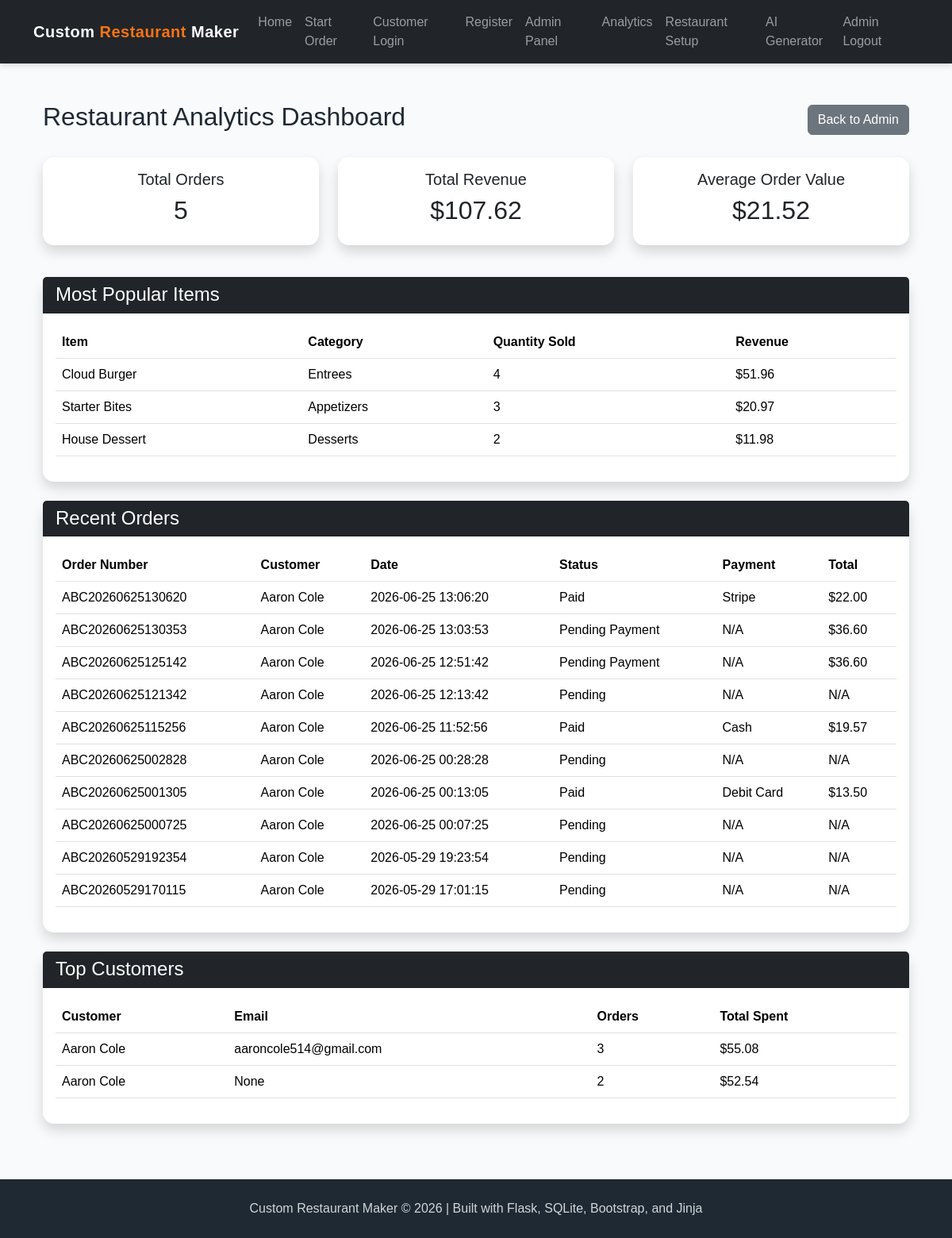
The app's page /admin/analytics (signed in) with its own data.
### app.py (models this page shows)
class Menu(db.Model):
    __tablename__ = "menu"
    menu_id = db.Column(db.Integer, primary_key=True)
    name = db.Column(db.String(150), nullable=False)
    category = db.Column(db.String(100), nullable=False)
    price = db.Column(db.Float, nullable=False)
    description = db.Column(db.Text)
    image_filename = db.Column(db.String(255))
    image_url = db.Column(db.Text)

class Order(db.Model):
    __tablename__ = "orders"
    order_id = db.Column(db.Integer, primary_key=True)
    customer_id = db.Column(db.Integer, db.ForeignKey("customers.customer_id"))
    order_number = db.Column(db.String(100), unique=True, nullable=False)
    date_time = db.Column(db.String(50))
    status = db.Column(db.String(50))
    payment_method = db.Column(db.String(50))
    total_amount = db.Column(db.Float)
    stripe_session_id = db.Column(db.String(255))
    stripe_payment_status = db.Column(db.String(100))

class Customer(db.Model):
    __tablename__ = "customers"
    customer_id = db.Column(db.Integer, primary_key=True)
    name = db.Column(db.String(100), nullable=False)
    street_address = db.Column(db.String(200))
    city = db.Column(db.String(100))
    state = db.Column(db.String(50))
    zip_code = db.Column(db.String(20))
    phone_number = db.Column(db.String(30))
    email = db.Column(db.String(150), unique=True)
    password_hash = db.Column(db.Text)
    created_at = db.Column(db.String(50))

### app.py (the view)
@app.route("/admin/analytics")
def admin_analytics():
    if not session.get("admin_logged_in"):
        flash("Please log in to view analytics.", "warning")
        return redirect("/login")
    conn = get_db()
    cur = conn.cursor()
    cur.execute("""
        SELECT
            COUNT(*) AS total_orders,
            COALESCE(SUM(total_amount), 0) AS total_revenue,
            COALESCE(AVG(total_amount), 0) AS average_order_value
        FROM orders
        WHERE status = 'Paid'
    """)
    summary = cur.fetchone()
    cur.execute("""
        SELECT
            m.name,
            m.category,
            SUM(oi.quantity) AS total_sold,
            SUM(oi.quantity * m.price) AS item_revenue
        FROM order_items oi
        JOIN menu m ON oi.menu_id = m.menu_id
        GROUP BY m.menu_id, m.name, m.category
        ORDER BY total_sold DESC
        LIMIT 5
    """)
    popular_items = cur.fetchall()
    cur.execute("""
        SELECT
            o.order_number,
            o.date_time,
            o.status,
            o.payment_method,
            o.total_amount,
            c.name AS customer_name
        FROM orders o
        JOIN customers c ON o.customer_id = c.customer_id
        ORDER BY o.date_time DESC
        LIMIT 10
    """)
    recent_orders = cur.fetchall()
    cur.execute("""
        SELECT
            c.name,
            c.email,
            COUNT(o.order_id) AS order_count,
            COALESCE(SUM(o.total_amount), 0) AS total_spent
        FROM customers c
        JOIN orders o ON c.customer_id = o.customer_id
        WHERE o.status = 'Paid'
        GROUP BY c.customer_id, c.name, c.email
        ORDER BY total_spent DESC
        LIMIT 5
    """)
    top_customers = cur.fetchall()
    conn.close()
    return render_template(
        "admin_analytics.html",
        summary=summary,
        popular_items=popular_items,
        recent_orders=recent_orders,
        top_customers=top_customers
    )

### app.py (called while the page is built)
def get_db():
    conn = sqlite3.connect("project4.db")
    conn.row_factory = sqlite3.Row
    return conn

### templates/admin_analytics.html (shortened to what this page needs)
{% extends "base.html" %}
{% block content %}
<div class="container mt-5">
    <div class="d-flex justify-content-between align-items-center mb-4">
        <h2>Restaurant Analytics Dashboard</h2>
        <a href="/admin" class="btn btn-secondary">Back to Admin</a>
    </div>
    <div class="row mb-4">
        <div class="col-md-4 mb-3">
            <div class="card shadow text-center">
                <div class="card-body">
                    <h5>Total Orders</h5>
                    <h2>{{ summary["total_orders"] }}</h2>
                </div>
            </div>
        </div>
        <div class="col-md-4 mb-3">
            <div class="card shadow text-center">
                <div class="card-body">
                    <h5>Total Revenue</h5>
                    <h2>${{ "%.2f"|format(summary["total_revenue"]) }}</h2>
                </div>
            </div>
        </div>
        <div class="col-md-4 mb-3">
            <div class="card shadow text-center">
                <div class="card-body">
                    <h5>Average Order Value</h5>
                    <h2>${{ "%.2f"|format(summary["average_order_value"]) }}</h2>
                </div>
            </div>
        </div>
    </div>
    <div class="card shadow mb-4">
        <div class="card-header bg-dark text-white">
            <h4 class="mb-0">Most Popular Items</h4>
        </div>
        <div class="card-body">
            {% if popular_items %}
                <table class="table table-hover align-middle">
                    <thead>
                        <tr>
                            <th>Item</th>
                            <th>Category</th>
                            <th>Quantity Sold</th>
                            <th>Revenue</th>
                        </tr>
                    </thead>
                    <tbody>
                        {% for item in popular_items %}
                        <tr>
                            <td>{{ item["name"] }}</td>
                            <td>{{ item["category"] }}</td>
                            <td>{{ item["total_sold"] }}</td>
                            <td>${{ "%.2f"|format(item["item_revenue"]) }}</td>
                        </tr>
                        {% endfor %}
                    </tbody>
                </table>
            {% else %}
                <p>No item sales data yet.</p>
            {% endif %}
        </div>
    </div>
    <div class="card shadow mb-4">
        <div class="card-header bg-dark text-white">
            <h4 class="mb-0">Recent Orders</h4>
        </div>
        <div class="card-body">
            {% if recent_orders %}
                <table class="table table-hover align-middle">
                    <thead>
                        <tr>
                            <th>Order Number</th>
                            <th>Customer</th>
                            <th>Date</th>
                            <th>Status</th>
                            <th>Payment</th>
                            <th>Total</th>
                        </tr>
                    </thead>
                    <tbody>
                        {% for order in recent_orders %}
                        <tr>
                            <td>{{ order["order_number"] }}</td>
                            <td>{{ order["customer_name"] }}</td>
                            <td>{{ order["date_time"] }}</td>
                            <td>{{ order["status"] or "Pending" }}</td>
                            <td>{{ order["payment_method"] or "N/A" }}</td>
                            <td>
                                {% if order["total_amount"] %}
                                    ${{ "%.2f"|format(order["total_amount"]) }}
                                {% else %}
                                    N/A
                                {% endif %}
                            </td>
                        </tr>
                        {% endfor %}
                    </tbody>
                </table>
            {% else %}
                <p>No recent orders yet.</p>
            {% endif %}
        </div>
    </div>
    <div class="card shadow mb-5">
        <div class="card-header bg-dark text-white">
            <h4 class="mb-0">Top Customers</h4>
        </div>
        <div class="card-body">
            {% if top_customers %}
                <table class="table table-hover align-middle">
                    <thead>
                        <tr>
                            <th>Customer</th>
                            <th>Email</th>
                            <th>Orders</th>
                            <th>Total Spent</th>
                        </tr>
                    </thead>
                    <tbody>
                        {% for customer in top_customers %}
                        <tr>
                            <td>{{ customer["name"] }}</td>
                            <td>{{ customer["email"] }}</td>
                            <td>{{ customer["order_count"] }}</td>
                            <td>${{ "%.2f"|format(customer["total_spent"]) }}</td>
                        </tr>
                        {% endfor %}
                    </tbody>
                </table>
            {% else %}
                <p>No customer spending data yet.</p>
            {% endif %}
        </div>
    </div>
</div>
{% endblock %}

### static/style.css (style rules this page uses)
:root { --primary-dark: #1f2933; --primary-orange: #f97316; --primary-yellow: #facc15; --primary-green: #16a34a; --soft-bg: #f8fafc; --card-bg: #ffffff; --text-dark: #1f2933; }
body { background-color: var(--soft-bg); color: var(--text-dark); font-family: Arial, Helvetica, sans-serif; }
.card { border: none; border-radius: 14px; transition: transform 0.2s ease, box-shadow 0.2s ease; }

### records on screen
Menu: name "Cloud Burger", category "Entrees", total_sold "4", item_revenue "51.96"
Menu: name "Starter Bites", category "Appetizers", total_sold "3", item_revenue "20.97"
Menu: name "House Dessert", category "Desserts", total_sold "2", item_revenue "11.98"
Order: order_number "ABC20260625130620", customer_name "Aaron Cole", date_time "2026-06-25 13:06:20", status "Paid", payment_method "Stripe", total_amount "22.00"
Order: order_number "ABC20260625130353", customer_name "Aaron Cole", date_time "2026-06-25 13:03:53", status "Pending Payment", order "N/A", total_amount "36.60"
Order: order_number "ABC20260625125142", customer_name "Aaron Cole", date_time "2026-06-25 12:51:42", status "Pending Payment", order "N/A", total_amount "36.60"
Order: order_number "ABC20260625121342", customer_name "Aaron Cole", date_time "2026-06-25 12:13:42", status "Pending", order "N/A"
Order: order_number "ABC20260625115256", customer_name "Aaron Cole", date_time "2026-06-25 11:52:56", status "Paid", payment_method "Cash", total_amount "19.57"
Order: order_number "ABC20260625002828", customer_name "Aaron Cole", date_time "2026-06-25 00:28:28", status "Pending", order "N/A"
Order: order_number "ABC20260625001305", customer_name "Aaron Cole", date_time "2026-06-25 00:13:05", status "Paid", payment_method "Debit Card", total_amount "13.50"
Order: order_number "ABC20260625000725", customer_name "Aaron Cole", date_time "2026-06-25 00:07:25", status "Pending", order "N/A"
Order: order_number "ABC20260529192354", customer_name "Aaron Cole", date_time "2026-05-29 19:23:54", status "Pending", order "N/A"
Order: order_number "ABC20260529170115", customer_name "Aaron Cole", date_time "2026-05-29 17:01:15", status "Pending", order "N/A"
Customer: name "Aaron Cole", email "aaroncole514@gmail.com", order_count "3", total_spent "55.08"
Customer: name "Aaron Cole", email "None", order_count "2", total_spent "52.54"

### other values on screen
{{ summary["total_orders"] }} "5"
{{ "%.2f"|format(summary["total_revenue"]) }} "107.62"
{{ "%.2f"|format(summary["average_order_value"]) }} "21.52"
